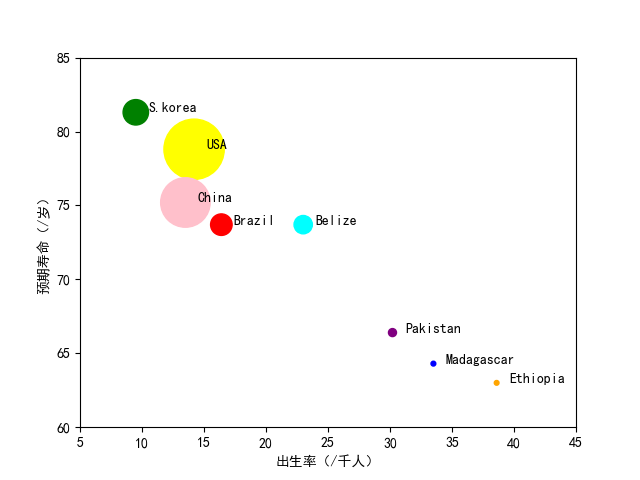

Generate this figure with Python:
import matplotlib.pyplot as plt
import pandas as pd
import random
COLORS=[
	'red',
	'blue',
	'green',
    'yellow',
    'orange',
    'purple',
    'pink',
	'cyan'
]

t=pd.read_table('countries.txt')
d={}
for line in t.itertuples():
	d[line[1]]=[line[2],line[3],line[4]]
x=[]
y=[]
size=[]
for item in list(d.values()):
	y.append(item[1])
	x.append(item[0])
	size.append(item[2]/20)
plt.figure()
plt.scatter(x,y,s=size,color=COLORS)
for i in range(len(x)):
	plt.annotate(list(d.keys())[i], xy = (x[i], y[i]), xytext = (x[i]+1, y[i]))
plt.ylim(60,85)
plt.xlim(5,45)
plt.rcParams['font.sans-serif']=['SimHei']
plt.xlabel('出生率（/千人）')
plt.ylabel('预期寿命（/岁）')
plt.savefig('4.png')
plt.show()
